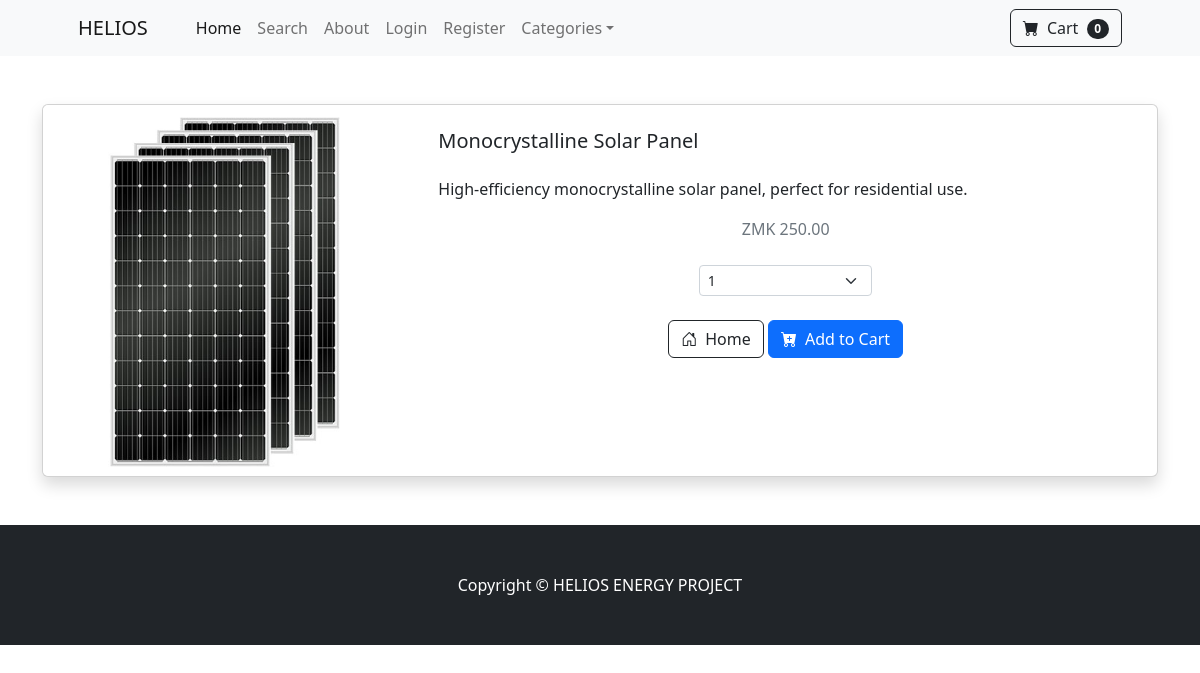
/product/1, run on an earlier commit of the app's database.
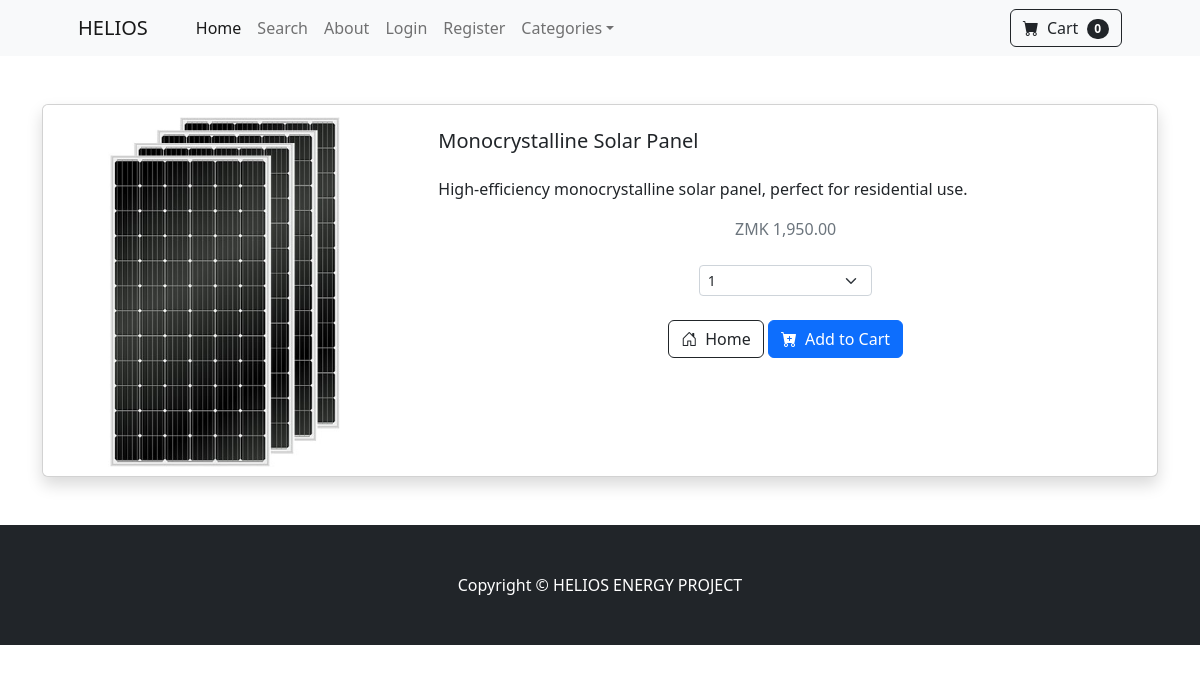
And on a later commit of the database.
### store/models.py (models this page shows, shortened)
class Product(models.Model):
    name = models.CharField(max_length=100)
    price = models.DecimalField(default=0, max_digits=10, decimal_places=2)
    description = models.CharField(max_length=1000, default='', blank=True, null=True )
    category = models.ForeignKey(Category, on_delete=models.CASCADE, default=1)
    image = models.ImageField(upload_to='uploads/products/')
    is_sale = models.BooleanField(default=False)
    sale_price = models.DecimalField(default=0, max_digits=10, decimal_places=2)

### store/views.py (the view)
# urls.py: path('product/<int:pk>', views.product, name='product'),
def product(request, pk):
    product = Product.objects.get(id=pk)
    return render(request, 'product.html', {'product': product})

### cart/cart.py (called while the page is built)
    def __len__(self):
        return len(self.cart)

### cart/context_processors.py (called while the page is built)
def cart(request):
    return {'cart': Cart(request)}

### store/templates/product.html (shortened to what this page needs)
{% extends 'base.html' %}
{% load humanize %}
{% block content %}
    <div class="container mt-5 mb-5">
        <div class="card shadow">
            <div class="row g-0">
                <div class="col-md-4">
                    <img src="{{ product.image.url }}" class="img-fluid rounded-start" alt="Product Image">
                </div>
                <div class="col-md-8">
                    <div class="card-body p-4">
                        <div class="d-flex justify-content-between align-items-center mb-3">
                            <h5 class="card-title">{{ product.name }}</h5>
                        </div>
                        <p class="card-text">{{ product.description }}</p>
                        {% if product.is_sale %}
                            <div class="d-flex justify-content-center small text-warning mb-3">
                                <div class="bi-star-fill me-1"></div>
                                <span class="fs-5 fw-bold">Sale!!!</span>
                                <div class="bi-star-fill ms-1"></div>
                            </div>
                            <div class="d-flex justify-content-center">
                                <strike class="text-muted me-3">ZMK {{ product.price|floatformat:2|intcomma }}</strike>
                                <span class="text-danger fw-bold">ZMK {{ product.sale_price|floatformat:2|intcomma }}</span>
                            </div>
                        {% else %}
                            <div class="d-flex justify-content-center mt-3">
                                <span class="text-muted fw-medium">ZMK {{ product.price|floatformat:2|intcomma }}</span>
                            </div>
                        {% endif %}
                        <div class="d-flex justify-content-center mt-4">
                            <select class="form-select form-select-sm w-25 mx-2" id="qty-cart">
                                <option value="1">1</option>
                            </select>
                        </div>
                        <div class="d-flex justify-content-center mt-4">
                            <div class="gap-3">
                                <a href="{% url 'home' %}" class="btn btn-outline-dark">
                                    <i class="bi bi-house-door me-2"></i>Home
                                </a>
                                <button type="button" value="{{ product.id }}" class="btn btn-primary" id="add-cart">
                                    <i class="bi bi-cart-plus-fill me-2"></i>Add to Cart
                                </button>
                            </div>
                        </div>
                    </div>
                </div>
            </div>
        </div>
    </div>
{% endblock %}

What changed in the data, as far as the page shows it:
changed Product "Monocrystalline Solar Panel": price "250.00" → "1,950.00"
